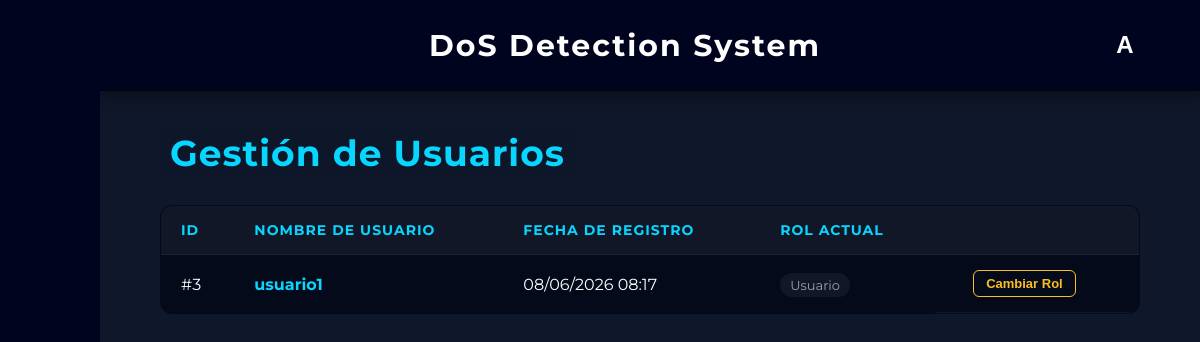
Screenshot of /admin/usuarios (signed in) with the database file from the repository.
### app/models.py (models this page shows, shortened)
class User(db.Model):
    __tablename__ = 'usuarios'
    id = db.Column(db.Integer, primary_key=True)
    username = db.Column(db.String(50), unique=True, nullable=False)
    password_hash = db.Column(db.String(256), nullable=False)
    fecha_registro = db.Column(db.DateTime, default=datetime.now(pytz.timezone('Europe/Madrid')))
    is_admin = db.Column(db.Boolean, default=False)

### app/routes/pages/admin.py (the view)
@admin_bp.route("/admin/usuarios")
@admin_required
def gestion_usuarios():
    current_admin_id = session.get('user_id')
    usuarios = User.query.filter(User.id != current_admin_id).all()
    return render_template("admin_usuarios.html", usuarios=usuarios)

### app/routes/pages/admin.py (called while the page is built)
def admin_required(f):
    @wraps(f)
    def decorated_function(*args, **kwargs):
        if not session.get('is_admin'):
            flash("Acceso denegado. Se requieren permisos de administrador.", "error")
            return redirect(url_for('dashboard.dashboard'))
        return f(*args, **kwargs)
    return decorated_function

### app/templates/admin_usuarios.html (shortened to what this page needs)
{% extends "base.html" %}
{% block content %}
<div style="padding: 40px 60px;">
    <h2><span style="color: #08d6fe; background-color: #0f172ad3; padding: 2px 10px; border-radius: 6px; margin-bottom: 30px; font-size: 36px; letter-spacing: 1px;">Gestión de Usuarios</span></h2>
    <table class="glass-table" style="margin-top: 30px;">
        <thead>
            <tr>
                <th>ID</th>
                <th>Nombre de Usuario</th>
                <th>Fecha de Registro</th>
                <th>Rol Actual</th>
                <th style="text-align: center;"> </th>
            </tr>
        </thead>
        <tbody>
            {% for u in usuarios %}
            <tr>
                <td>#{{ u.id }}</td>
                <td>
                    <a href="{{ url_for('admin.ver_detalles', user_id=u.id) }}" style="color: #08d6fe; text-decoration: none; font-weight: bold; transition: color 0.2s;" onmouseover="this.style.color='#ffffff'" onmouseout="this.style.color='#08d6fe'">
                         {{ u.username }}
                    </a>
                </td>
                <td>{{ u.fecha_registro.strftime('%d/%m/%Y %H:%M') if u.fecha_registro else '---' }}</td>
                <td>
                    {% if u.is_admin %}
                        <span style="color: #ef4444; font-weight: bold; background: rgba(239, 68, 68, 0.1); padding: 4px 10px; border-radius: 20px; border: 1px solid #ef4444; font-size: 13px;">ADMIN</span>
                    {% else %}
                        <span style="color: #9ca3af; background: rgba(255, 255, 255, 0.05); padding: 4px 10px; border-radius: 20px; font-size: 13px;">Usuario</span>
                    {% endif %}
                </td>
                <td style="text-align: center; display: flex; justify-content: center; gap: 15px; align-items: center;">
                    <form action="{{ url_for('admin.toggle_admin', user_id=u.id) }}" method="POST" style="margin: 0;">
                        <button type="submit" style="background: transparent; color: #fbbf24; border: 1px solid #fbbf24; padding: 5px 12px; border-radius: 6px; font-size: 13px; font-weight: bold; cursor: pointer; transition: all 0.2s;" onmouseover="this.style.background='rgba(251, 191, 36, 0.1)'" onmouseout="this.style.background='transparent'">
                             Cambiar Rol
                        </button>
                    </form>
                </td>
            </tr>
            {% else %}
            <tr>
                <td colspan="5" style="text-align: center; padding: 30px; opacity: 0.7;">No hay otros usuarios registrados en el sistema.</td>
            </tr>
            {% endfor %}
        </tbody>
    </table>
</div>
{% endblock %}

### app/static/css/style.css (style rules this page uses)
* { margin: 0; padding: 0; box-sizing: border-box; }
body { font-family: 'Montserrat'; background-color: #0f172a; color: #e5e7eb; }
button { background-color: #013d76; color: white; border: none; padding: 10px 15px; border-radius: 8px; cursor: pointer; margin-right: 10px; font-weight: bold; }
.body-home { background-image: url('../img/fondo.png'); background-size: cover; background-position: center; background-repeat: no-repeat; background-attachment: fixed; margin: 0; height: 100vh; }
.glass-table { width: 100%; border-collapse: collapse; background-color: rgba(2, 6, 23, 0.726); border: 1px solid rgba(255, 255, 255, 0.1); border-radius: 12px; overflow: hidden; color: white; }
.glass-table th, .glass-table td { padding: 15px 20px; text-align: left; border-bottom: 1px solid rgba(255, 255, 255, 0.05); }
.glass-table th { background-color: rgba(255, 255, 255, 0.05); font-weight: bold; color: #08d6fe; text-transform: uppercase; font-size: 14px; letter-spacing: 1px; }

### rows the page displays
User: id "3", username "usuario1", fecha_registro "08/06/2026 08:17", is_admin "Usuario"

### other values shown
{{ session.get('username')[0] | upper }} "A"
